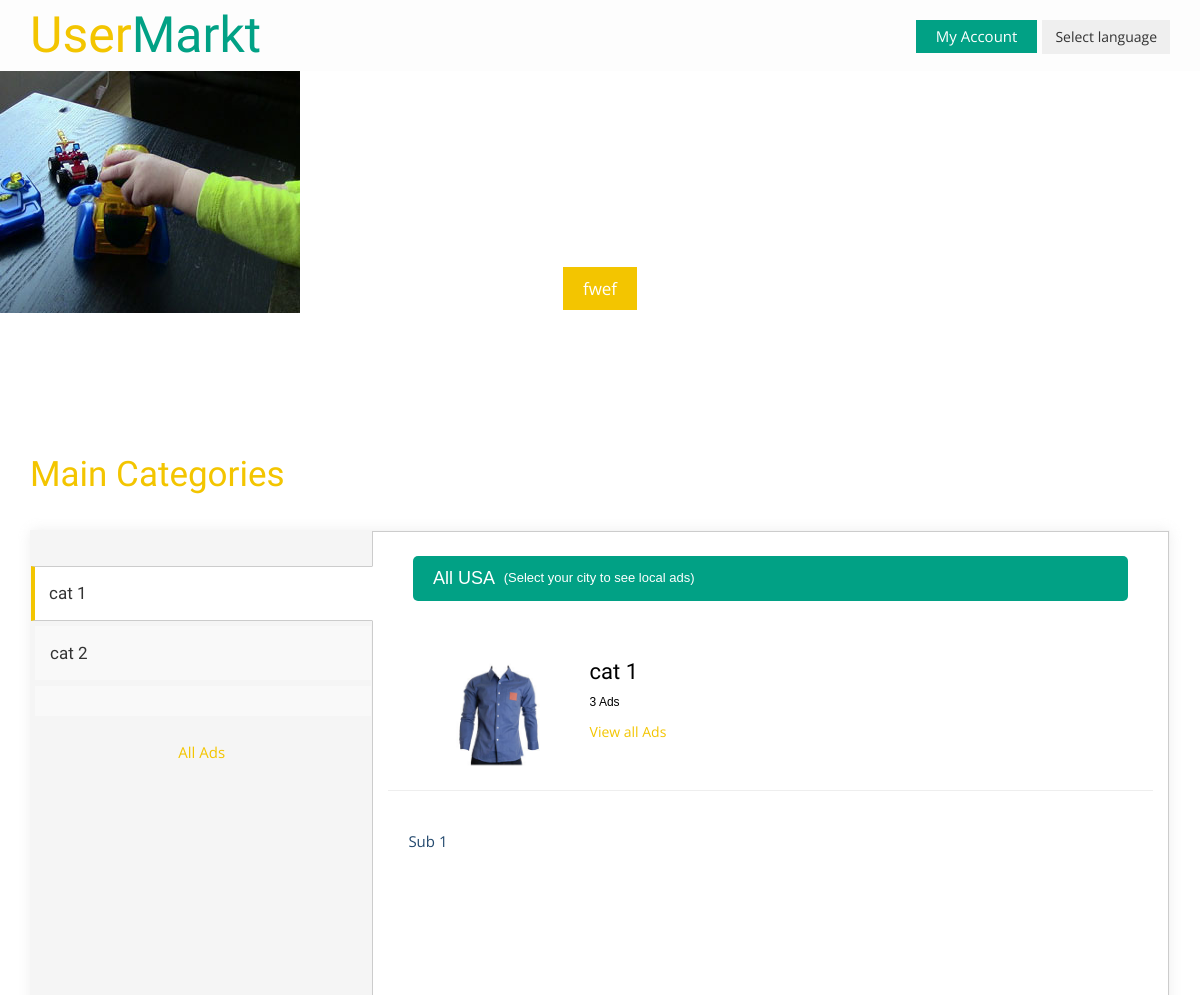
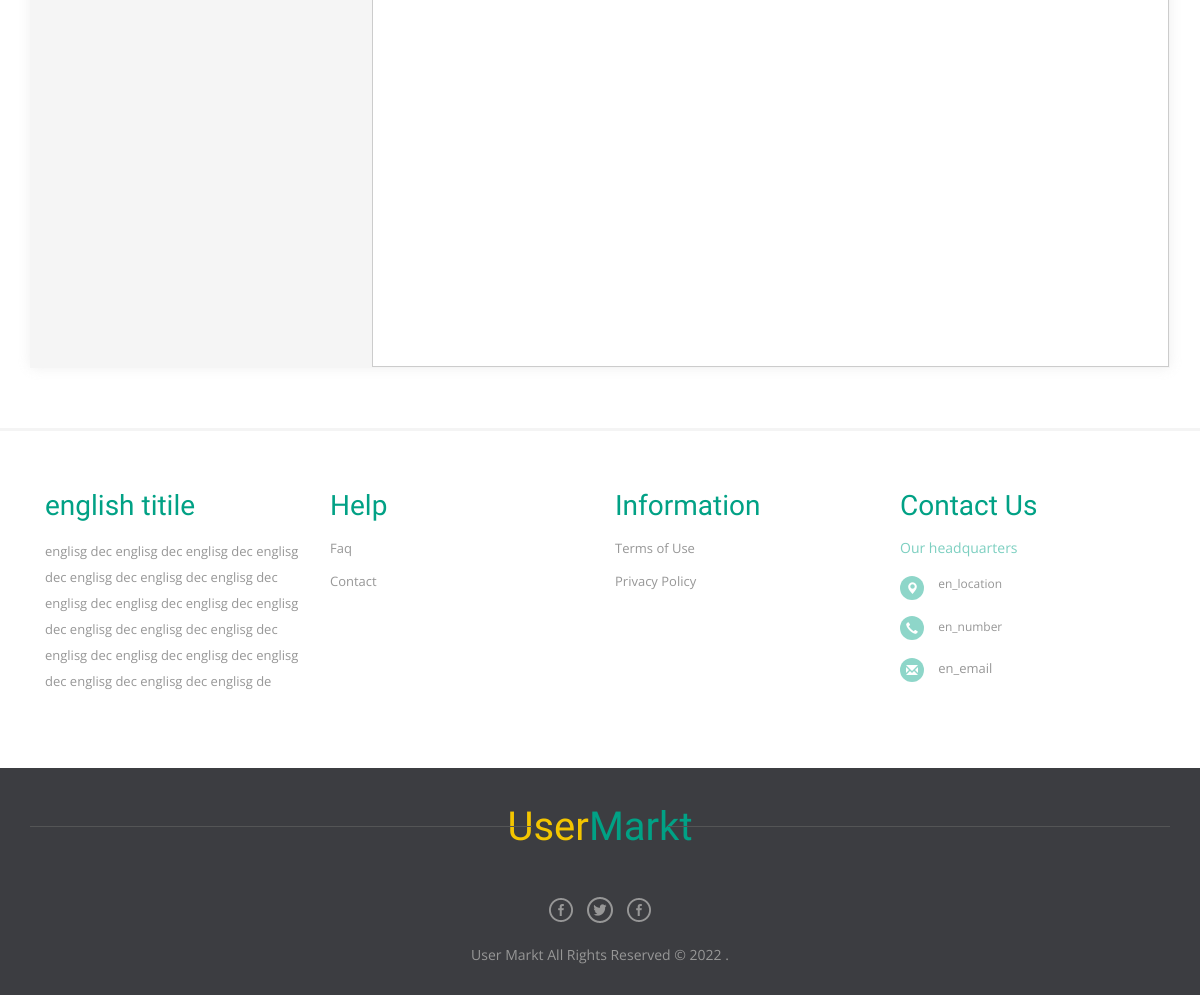
/categories.php, run on the app's committed database (2 pictures, top to bottom).
### tables this page shows
CREATE TABLE `category` (
  `id` int(11) NOT NULL,
  `cat_id` int(11) NOT NULL,
  `en_title` varchar(250) NOT NULL,
  `de_title` varchar(250) NOT NULL,
  `icon` varchar(250) NOT NULL,
  `en_banner_title` varchar(250) NOT NULL,
  `de_banner_title` varchar(250) NOT NULL,
  `en_banner_dec` varchar(250) NOT NULL,
  `de_banner_dec` varchar(250) NOT NULL,
  `en_botton_text` varchar(250) NOT NULL,
  `de_botton_text` varchar(250) NOT NULL,
  `button_url` varchar(250) NOT NULL,
  `banner_img` varchar(250) NOT NULL
);

CREATE TABLE `sub_catagory` (
  `id` int(11) NOT NULL,
  `parent_cat` int(11) NOT NULL,
  `en_name` varchar(250) NOT NULL,
  `de_name` varchar(250) NOT NULL
);

CREATE TABLE `footer` (
  `id` int(11) NOT NULL,
  `en_titile` varchar(250) NOT NULL,
  `de_titile` varchar(250) NOT NULL,
  `en_dec` varchar(250) NOT NULL,
  `de_dec` varchar(250) NOT NULL
);

CREATE TABLE `contact_info` (
  `id` int(11) NOT NULL,
  `en_location` varchar(110) NOT NULL,
  `de_location` varchar(110) NOT NULL,
  `en_number` varchar(110) NOT NULL,
  `de_number` varchar(110) NOT NULL,
  `en_email` varchar(110) NOT NULL,
  `de_email` varchar(110) NOT NULL
);

### lib/view.php (called while the page is built, shortened)
<?php
Class Database{
	public $host   = DB_HOST;
	public $user   = DB_USER;
	public $pass   = DB_PASS;
	public $dbname = DB_NAME;
	public $link;
	private function connectDB(){
	$this->link = new mysqli($this->host, $this->user, $this->pass, $this->dbname);
 }
	public function select($query){
		$result = $this->link->query($query) or die($this->link->error.__LINE__);
		if($result->num_rows > 0){
			return $result;
		} else {
			return false;
		}
	}
}

### categories.php (the view, shortened to what this page needs)
<?php include 'inc/hader.php'; ?>
<?php include 'inc/templect/baner.php'; ?>
	<div class="categories-section main-grid-border">
		<div class="container">
			<h2 class="head">Main Categories</h2>
			<div class="category-list">
				<div id="parentVerticalTab">
					<ul class="resp-tabs-list hor_1">
						 <?php
                          $query = "select * from category";
                          $post = $db->select($query);
                          if ($post) {
                            while ($result= $post -> fetch_assoc()) {
                            ?>
						<li><?php echo $result[$lang.'_title']; ?></li>
						<?php }} ?>
						<a href="all-classifieds.php">All Ads</a>
					</ul>
					<div class="resp-tabs-container hor_1">
						<span class="active total" style="display:block;" data-toggle="modal" data-target="#myModal"><strong>All USA</strong> (Select your city to see local ads)</span>
			 <?php
                          $query = "select * from category";
                          $post = $db->select($query);
                          if ($post) {
                            while ($result= $post -> fetch_assoc()) {
                            ?>
						<div>
							<div class="category">
								<div class="category-img">
									<img src="uploads/<?php echo $result['icon']; ?>" title="image" alt="" />
								</div>
								<div class="category-info">
									<h4><?php echo $result[$lang.'_title']; ?></h4>
										<?php
										$gat_cat2= $result['cat_id'];
										$sql="select * from adds where P_catagory = $gat_cat2";
										if ($result3=mysqli_query($con,$sql))
										{
										$rowcount=mysqli_num_rows($result3); ?>
										<span><?php echo $rowcount; ?> Ads</span>
										<?php
										}
										?>
									<a href="cat-ads.php? $id=<?php echo $result['cat_id']; ?>">View all Ads</a>
								</div>
								<div class="clearfix"></div>
							</div>
							<div class="sub-categories">
								<ul>
 <?php
 						 $gat_cat= $result['cat_id'];
                          $query2 = "select * from sub_catagory where parent_cat = $gat_cat";
                          $post2 = $db->select($query2);
                          if ($post2) {
                            while ($result2= $post2 -> fetch_assoc()) {
                            ?>
									<li><a href="ads-sub.php? $id=<?php echo $result2['id']; ?>"><?php echo $result2[$lang.'_name']; ?></a></li>
								<?php }} ?>
									<div class="clearfix"></div>
								</ul>
							</div>
						</div>
<?php }} ?>
					</div>
				</div>
			</div>
		</div>
	</div>
	<?php include 'inc/foter.php'; ?>

### inc/templect/baner.php (shortened to what this page needs)
<?php
if (!isset($_GET['$id']) || $_GET['$id']==NULL  ) {
  $query = "select * from category where cat_id= 43050";
  $post = $db->select($query);
  if ($post) {
  $result= $post -> fetch_assoc(); ?>
  <div class="main-banner banner text-center">
	  <div class="container">
			<h1><?php echo $result[$lang.'_banner_title']; ?></h1>
			<p><?php echo $result[$lang.'_banner_dec']; ?></p>
			<a href="<?php echo $result['button_url']; ?>"><?php echo $result[$lang.'_botton_text']; ?></a>
	  </div>
	</div>
     <?php      }}else{
             $id= $_GET['$id'];
  $query = "select * from category where cat_id= $id";
  $post = $db->select($query);
  if ($post) {
  $result= $post -> fetch_assoc(); ?>
  <div class="main-banner banner text-center">
	  <div class="container">
			<h1><?php echo $result[$lang.'_banner_title']; ?></h1>
			<p><?php echo $result[$lang.'_banner_dec']; ?></p>
			<a href="<?php echo $result['button_url']; ?>"><?php echo $result[$lang.'_botton_text']; ?></a>
	  </div>
	</div>
<style type="text/css">
		.banner {
	background:url('uploads/<?php echo $result['banner_img'];?>') no-repeat 0px 0px;
}
.main-banner {
	background:url('uploads/<?php echo $result['banner_img'];?>') no-repeat 0px 0px;
}
	</style>
<?php
 } }
?>

### inc/foter.php (shortened to what this page needs)
    <footer>
      <div class="footer-top">
        <div class="container">
          <div class="foo-grids">
            <div class="col-md-3 footer-grid">
               <?php
                          $query = "select * from footer  order by id desc";
                          $post = $db->select($query);
                          if ($post) {
                           $result= $post -> fetch_assoc();
                            ?>
              <h4 class="footer-head"><?php echo $result[$lang.'_titile']; ?></h4>
              <p><?php echo $result[$lang.'_dec']; ?></p>
            <?php } ?>
            </div>
            <div class="col-md-3 footer-grid">
              <h4 class="footer-head">Help</h4>
              <ul>
                <li><a href="faq.php">Faq</a></li>
                <li><a href="contact.php">Contact</a></li>
              </ul>
            </div>
            <div class="col-md-3 footer-grid">
              <h4 class="footer-head">Information</h4>
              <ul>
                <li><a href="terms.php">Terms of Use</a></li>
                <li><a href="privacy.php">Privacy Policy</a></li>
              </ul>
            </div>
            <div class="col-md-3 footer-grid">
              <h4 class="footer-head">Contact Us</h4>
              <span class="hq">Our headquarters</span>
              <address>
                <ul class="location">
                  <?php
                          $query = "select * from contact_info  order by id desc";
                          $post = $db->select($query);
                          if ($post) {
                           $result= $post -> fetch_assoc();
                            ?>
                  <li><span class="glyphicon glyphicon-map-marker"></span></li>
                  <li><?php echo $result[$lang.'_location']; ?></li>
                  <div class="clearfix"></div>
                </ul>
                <ul class="location">
                  <li><span class="glyphicon glyphicon-earphone"></span></li>
                  <li><?php echo $result[$lang.'_number']; ?></li>
                  <div class="clearfix"></div>
                </ul>
                <ul class="location">
                  <li><span class="glyphicon glyphicon-envelope"></span></li>
                  <li><a href="mailto:<?php echo $result[$lang.'_email']; ?>"><?php echo $result[$lang.'_email']; ?></a></li>
                  <div class="clearfix"></div>
                  <?php } ?>
                </ul>
              </address>
            </div>
            <div class="clearfix"></div>
          </div>
        </div>
      </div>
      <div class="footer-bottom text-center">
      <div class="container">
        <div class="footer-logo">
          <a href="index.php"><span>User</span>Markt</a>
        </div>
        <div class="footer-social-icons">
          <ul>
            <li><a class="facebook" href="#"><span>Facebook</span></a></li>
            <li><a class="twitter" href="#"><span>Twitter</span></a></li>
            <li><a class="instagram" href="#"><span>instagram</span></a></li>
          </ul>
        </div>
        <div class="copyrights">
          <p>User Markt All Rights Reserved © <?php  print(date("Y")) ?> . </p>
        </div>
      </div>
    </div>
    </footer>
</body>
</html>

### css/easy-responsive-tabs.css (style rules this page uses)
ul.resp-tabs-list, p { margin: 0px; padding: 0px; }
.resp-tabs-list li { font-weight: 400; font-size: 17px; display: inline-block; padding: 13px 15px; margin: 0 4px 0 0; list-style: none; cursor: pointer; float: left; font-family: 'Ubuntu Condensed', sans-serif; }
.resp-tabs-container { padding: 0px; background-color: #fff; clear: left; }
.resp-tab-content { display: none; padding: 15px; }
.resp-tab-active { border: 1px solid #5AB1D0 !important; border-bottom: none; margin-bottom: -1px !important; padding: 12px 14px 14px 14px !important; border-bottom: 0px #fff solid !important; border-top: 4px solid #709DCA !important; }
.resp-tab-active { border-bottom: none; background-color: #fff; }
.resp-tab-content { border: 1px solid #c1c1c1; border-top-color: #5AB1D0; }
.resp-vtabs ul.resp-tabs-list { float: left; width: 30%; margin-top: 0!important; min-height: 831px; }
.resp-vtabs .resp-tabs-list li { display: block; padding: 15px 15px !important; margin: 0 0 4px; cursor: pointer; float: none; border: 1px solid #F5F5F5; border-color: rgb(245, 245, 245)!important; border-left: 4px solid #F5F5F5 !important; background-color: rgb(249, 249, 249)!important; }
.resp-vtabs .resp-tabs-container { padding: 0px; background-color: #fff; border: none; float: left; width: 70%; border: 1px solid #CCCCCC !important; border-radius: 0; clear: none; min-height: 831px; }
.resp-vtabs .resp-tab-content { border: none; word-wrap: break-word; }
.resp-vtabs li.resp-tab-active { position: relative; z-index: 1; margin-right: -1px !important; padding: 14px 15px 15px 14px !important; border-top: 1px solid; border: 1px solid #CCCCCC !important; border-left: 4px solid #F3C500 !important; margin-bottom: 4px !important; border-right: 1px #FFF solid !important; background-color: #fff!important; }
.resp-tab-content-active { display: block; }

### data on the page
category: en_botton_text "fwef", en_title "cat 1", icon (picture), rowcount "3"
category: en_title "cat 2"
sub_catagory: en_name "Sub 1"
footer: en_titile "english titile", en_dec "englisg dec englisg dec englisg dec englisg dec englisg dec englisg dec englisg dec englisg dec englisg dec englisg dec englisg dec englisg dec englisg dec englisg dec englisg dec englisg dec englisg dec englisg dec englisg dec englisg dec englisg de"
contact_info: en_location "en_location", en_number "en_number", en_email "en_email"
